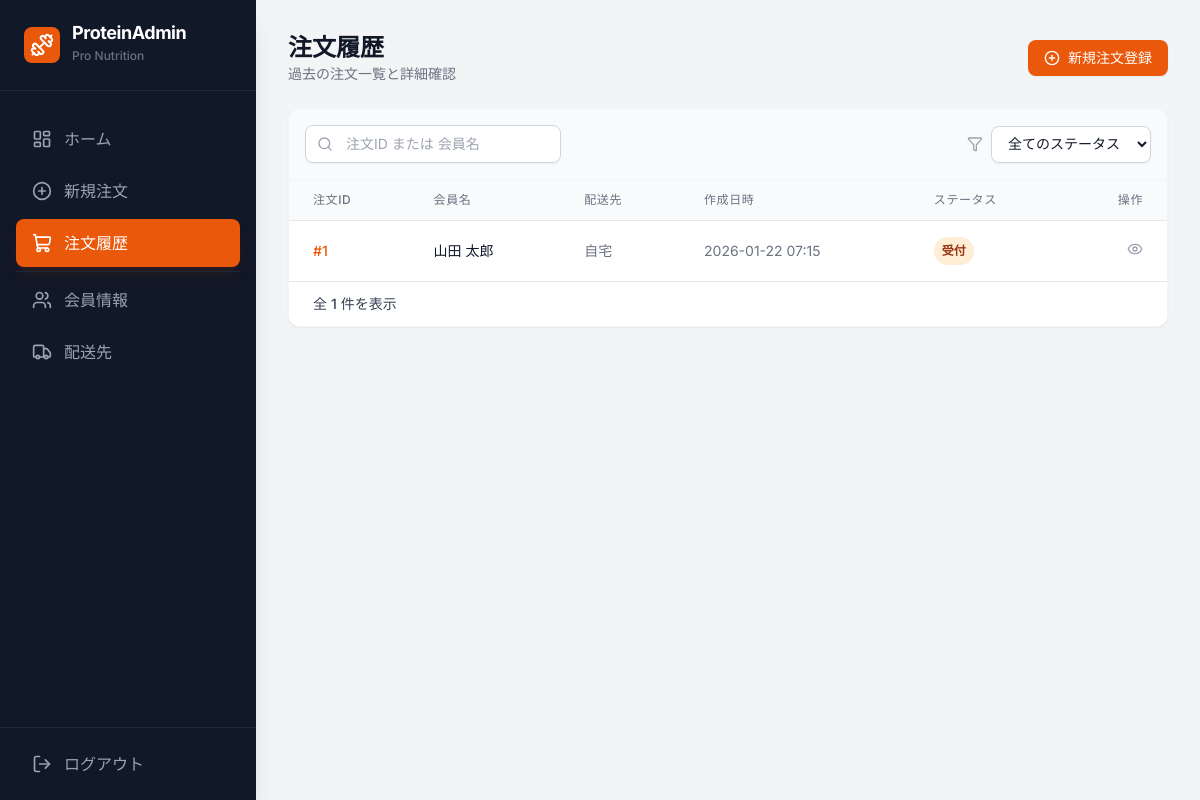
Screenshot of /orders/ (signed in) with the database file from the repository.
### dashboard/models.py (models this page shows, shortened)
class Order(models.Model):
    STATUS_RECEIVED = '受付'
    STATUS_IN_PROGRESS = '対応中'
    STATUS_COMPLETED = '完了'
    STATUS_CANCELED = 'キャンセル'
    STATUS_CHOICES = [
        (STATUS_RECEIVED, STATUS_RECEIVED),
        (STATUS_IN_PROGRESS, STATUS_IN_PROGRESS),
        (STATUS_COMPLETED, STATUS_COMPLETED),
        (STATUS_CANCELED, STATUS_CANCELED),
    ]
    member = models.ForeignKey(Member, on_delete=models.PROTECT)
    shipping_address = models.ForeignKey(ShippingAddress, on_delete=models.PROTECT)
    status = models.CharField(max_length=20, choices=STATUS_CHOICES, default=STATUS_RECEIVED)
    memo = models.TextField(blank=True)
    created_at = models.DateTimeField(auto_now_add=True)
    updated_at = models.DateTimeField(auto_now=True)

class Member(models.Model):
    name = models.CharField(max_length=100)
    email = models.EmailField(unique=True)
    phone = models.CharField(max_length=20, blank=True)
    is_active = models.BooleanField(default=True)
    created_at = models.DateTimeField(auto_now_add=True)
    updated_at = models.DateTimeField(auto_now=True)

class ShippingAddress(models.Model):
    member = models.ForeignKey(Member, on_delete=models.PROTECT, related_name='shipping_addresses')
    label = models.CharField(max_length=100)
    postal_code = models.CharField(max_length=8)
    address1 = models.CharField(max_length=255)
    address2 = models.CharField(max_length=255)
    recipient_name = models.CharField(max_length=100)
    phone = models.CharField(max_length=20, blank=True)
    is_active = models.BooleanField(default=True)
    created_at = models.DateTimeField(auto_now_add=True)
    updated_at = models.DateTimeField(auto_now=True)

### dashboard/views.py (the view)
# urls.py: path('orders/', views.OrderListView.as_view(), name='order-list'),
class OrderListView(LoginRequiredMixin, ListView):
    model = Order
    template_name = 'dashboard/order_list.html'
    context_object_name = 'orders'
    def get_queryset(self):
        return Order.objects.select_related('member', 'shipping_address').order_by('-created_at')

### dashboard/templates/dashboard/order_list.html (shortened to what this page needs)
{% extends 'dashboard/base.html' %}
{% block content %}
<div class="space-y-6">
  <div class="flex flex-col sm:flex-row justify-between items-start sm:items-center gap-4">
    <div>
      <h2 class="text-2xl font-bold text-gray-900">注文履歴</h2>
      <p class="text-gray-500 text-sm">過去の注文一覧と詳細確認</p>
    </div>
    <a href="{% url 'order-create' %}"
      class="bg-orange-600 hover:bg-orange-700 text-white px-4 py-2 rounded-lg text-sm font-medium transition-colors shadow-sm flex items-center gap-2">
      <i data-lucide="plus-circle" class="w-4 h-4"></i>
      新規注文登録
    </a>
  </div>
  <div class="bg-white rounded-xl shadow-sm border border-gray-100 overflow-hidden">
    <div class="p-4 border-b border-gray-100 flex flex-col sm:flex-row gap-4 justify-between bg-gray-50">
      <div class="relative w-full sm:w-64">
        <div class="absolute inset-y-0 left-0 pl-3 flex items-center pointer-events-none">
        </div>
        <input type="text" id="searchInput" placeholder="注文ID または 会員名"
          class="pl-10 pr-4 py-2 w-full bg-white border border-gray-300 rounded-lg text-sm text-gray-900 placeholder-gray-400 focus:outline-none focus:ring-2 focus:ring-orange-500 focus:border-transparent transition-all shadow-sm">
      </div>
      <div class="flex items-center space-x-2 w-full sm:w-auto">
        <i data-lucide="filter" class="text-gray-400 w-4 h-4"></i>
        <select id="statusFilter"
          class="block w-full sm:w-40 bg-white border border-gray-300 text-gray-900 py-2 px-3 rounded-lg text-sm focus:outline-none focus:ring-2 focus:ring-orange-500 shadow-sm">
          <option value="all">全てのステータス</option>
        </select>
      </div>
    </div>
    <div class="overflow-x-auto">
      <table class="min-w-full divide-y divide-gray-200" id="orderTable">
        <thead class="bg-gray-50">
          <tr>
            <th scope="col" class="px-6 py-3 text-left text-xs font-medium text-gray-500 uppercase tracking-wider">注文ID
            </th>
            <th scope="col" class="px-6 py-3 text-left text-xs font-medium text-gray-500 uppercase tracking-wider">会員名
            </th>
            <th scope="col" class="px-6 py-3 text-left text-xs font-medium text-gray-500 uppercase tracking-wider">配送先
            </th>
            <th scope="col" class="px-6 py-3 text-left text-xs font-medium text-gray-500 uppercase tracking-wider">作成日時
            </th>
            <th scope="col" class="px-6 py-3 text-left text-xs font-medium text-gray-500 uppercase tracking-wider">ステータス
            </th>
            <th scope="col" class="px-6 py-3 text-right text-xs font-medium text-gray-500 uppercase tracking-wider">操作
            </th>
          </tr>
        </thead>
        <tbody class="bg-white divide-y divide-gray-200">
          {% for order in orders %}
          <tr class="hover:bg-gray-50 transition-colors order-row" data-status="{{ order.status }}"
            data-search="{{ order.id }} {{ order.member.name }}">
            <td class="px-6 py-4 whitespace-nowrap text-sm font-medium text-orange-600">#{{ order.id }}</td>
            <td class="px-6 py-4 whitespace-nowrap text-sm text-gray-900">{{ order.member.name }}</td>
            <td class="px-6 py-4 whitespace-nowrap text-sm text-gray-500">{{ order.shipping_address.label }}</td>
            <td class="px-6 py-4 whitespace-nowrap text-sm text-gray-500">{{ order.created_at|date:"Y-m-d H:i" }}</td>
            <td class="px-6 py-4 whitespace-nowrap">
              <span class="px-2 py-1 inline-flex text-xs leading-5 font-semibold rounded-full
                                {% if order.status == '受付' %}bg-orange-100 text-orange-800
                                {% elif order.status == '対応中' %}bg-yellow-100 text-yellow-800
                                {% elif order.status == '完了' %}bg-green-100 text-green-800
                                {% else %}bg-gray-100 text-gray-800{% endif %}">
                {{ order.status }}
              </span>
            </td>
            <td class="px-6 py-4 whitespace-nowrap text-right text-sm font-medium">
              <button class="text-gray-400 hover:text-orange-600">
                <i data-lucide="eye" class="w-4 h-4"></i>
              </button>
            </td>
          </tr>
          {% empty %}
          <tr>
            <td colspan="6" class="px-6 py-10 text-center text-gray-500">
              注文がありません
            </td>
          </tr>
          {% endfor %}
        </tbody>
      </table>
    </div>
    <div class="bg-white px-4 py-3 flex items-center justify-between border-t border-gray-200 sm:px-6">
      <div class="hidden sm:flex-1 sm:flex sm:items-center sm:justify-between">
        <div>
          <p class="text-sm text-gray-700">
            全 <span class="font-medium">{{ orders|length }}</span> 件を表示
          </p>
        </div>
      </div>
    </div>
  </div>
</div>
{% endblock %}

### dashboard/templates/dashboard/base.html (style rules this page uses)
body { font-family: 'Inter', sans-serif; }

### rows the page displays
Order: id "1", member.name "山田 太郎", shipping_address.label "自宅", created_at "2026-01-22 07:15", status "受付"

### other values shown
{{ orders|length }} "1"
